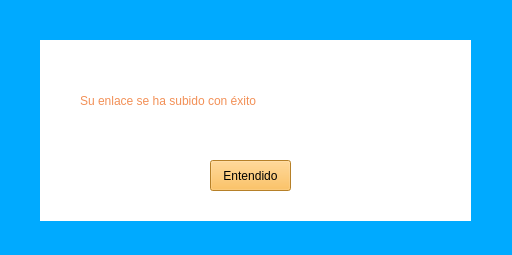
<?xml version="1.0" encoding="UTF-8"?>
<ui version="4.0">
 <class>matriMate</class>
 <widget class="QWidget" name="matriMate">
  <property name="geometry">
   <rect>
    <x>0</x>
    <y>0</y>
    <width>512</width>
    <height>255</height>
   </rect>
  </property>
  <property name="windowTitle">
   <string>Form</string>
  </property>
  <property name="styleSheet">
   <string notr="true">background-color: rgb(0, 170, 255);</string>
  </property>
  <widget class="QLabel" name="label">
   <property name="geometry">
    <rect>
     <x>40</x>
     <y>40</y>
     <width>431</width>
     <height>181</height>
    </rect>
   </property>
   <property name="styleSheet">
    <string notr="true">background-color: rgb(255, 255, 255);</string>
   </property>
   <property name="text">
    <string/>
   </property>
  </widget>
  <widget class="QLabel" name="label_2">
   <property name="geometry">
    <rect>
     <x>80</x>
     <y>90</y>
     <width>381</width>
     <height>21</height>
    </rect>
   </property>
   <property name="styleSheet">
    <string notr="true">color: rgb(242, 144, 87);
font: 700 15pt &quot;Segoe UI&quot;;

background-color: rgb(255, 255, 255);
</string>
   </property>
   <property name="text">
    <string>Su enlace se ha subido con éxito</string>
   </property>
  </widget>
  <widget class="QPushButton" name="botonEntendidoEnlace">
   <property name="geometry">
    <rect>
     <x>210</x>
     <y>160</y>
     <width>81</width>
     <height>31</height>
    </rect>
   </property>
   <property name="styleSheet">
    <string notr="true">font: 700 10pt &quot;Segoe UI&quot;;
background-color: rgb(255, 179, 56);</string>
   </property>
   <property name="text">
    <string>Entendido</string>
   </property>
  </widget>
 </widget>
 <resources/>
 <connections/>
</ui>
